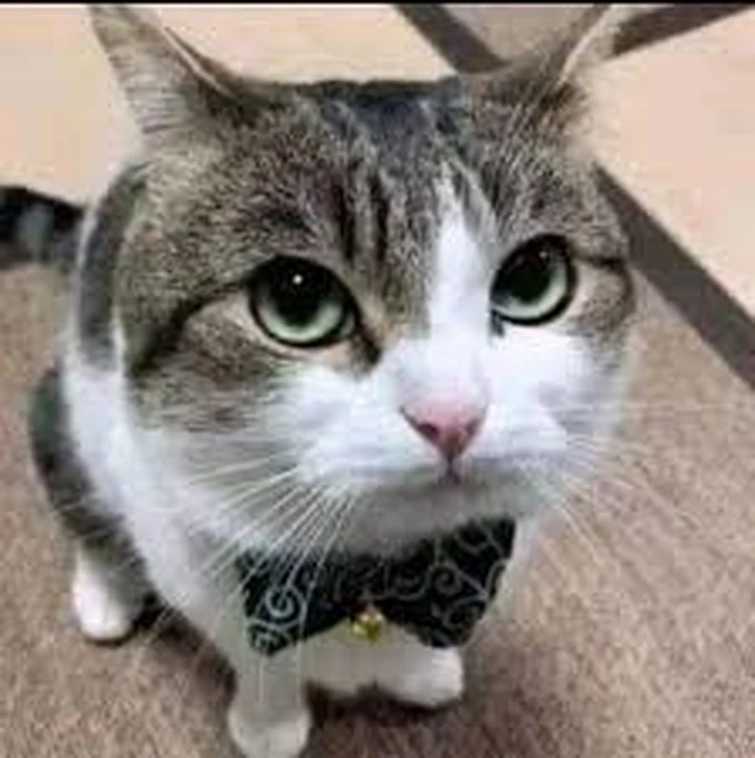
#> input picture 08/cat.png, 755 x 758 px
$ jupyter execute --allow-errors 01.ipynb   (older library calls are emulated)
#> lines starting #> are read from the running program, lines starting #| are printed output that depends on the picture; after the words box and inside, x2 and y2 are one past the last pixel; in counts of white or black regions, pixels touching at a corner belong together; long printed decimals are rounded
[cell 1]
import cv2
from skimage.feature import graycomatrix, graycoprops
import numpy as np
import matplotlib as plt

[cell 2]
# Baca citra biner (hasil segmentasi)
img = cv2.imread("cat.png", 0)
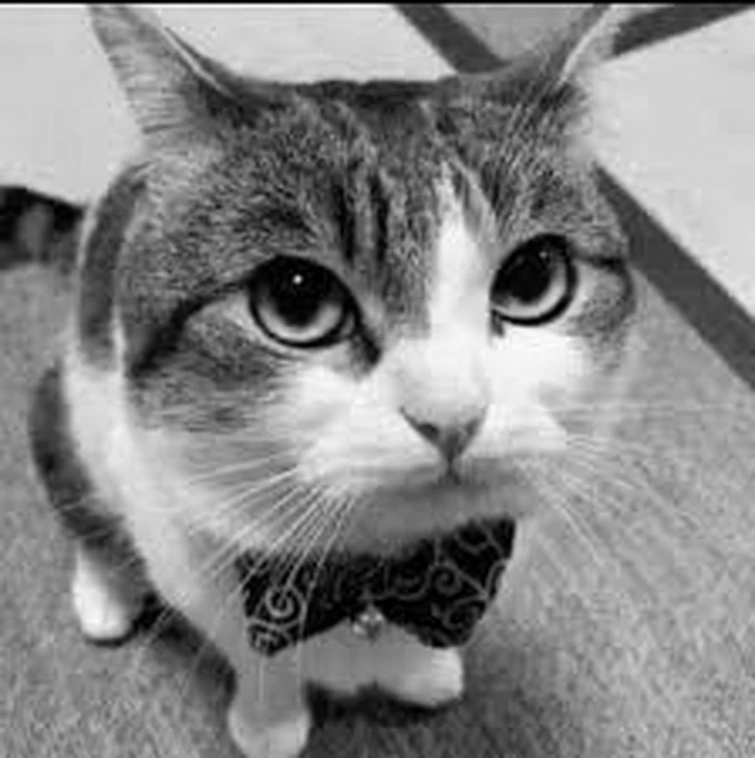
#> img: shape (758, 755); min 0, max 254, mean 134.4
_, thresh = cv2.threshold(img, 127, 255, cv2.THRESH_BINARY)
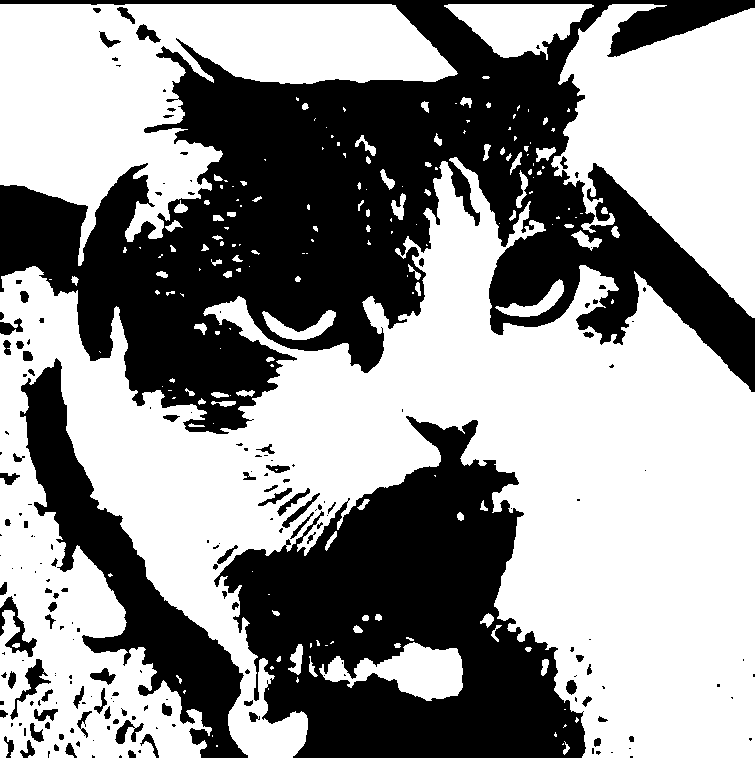
#> thresh: shape (758, 755); 58.1% white; 196 black regions (111 under 20 px)

# Temukan kontur
contours, _ = cv2.findContours(thresh, cv2.RETR_EXTERNAL, cv2.CHAIN_APPROX_SIMPLE)
#> contours = 182 contours, 122 with area under 20; largest, box (x1, y1, x2, y2) and area: (0, 157, 755, 758) 225104, (0, 4, 458, 266) 53824, (551, 4, 755, 318) 38049, (444, 4, 594, 60) 4716, (319, 642, 463, 701) 4162

for cnt in contours:
    area = cv2.contourArea(cnt)
    perimeter = cv2.arcLength(cnt, True)
    x, y, w, h = cv2.boundingRect(cnt)
    aspect_ratio = float(w) / h

    print(f"Luas: {area},Keliling: {perimeter}, Aspect Ratio: {aspect_ratio:.2f}")
#> this loop made 182 passes
#> (area, perimeter, x, y, w, h, aspect_ratio) on passes 3, 14, 15: (27, 33.8, 563, 741, 7, 14, 0.5), (74.5, 41.56, 541, 659, 8, 17, 0.471), (50.5, 52.04, 309, 656, 9, 21, 0.429)
#| Luas: 1.0,Keliling: 4.0, Aspect Ratio: 1.00
#| Luas: 0.5,Keliling: 3.414, Aspect Ratio: 1.00
#| Luas: 27.0,Keliling: 33.799, Aspect Ratio: 0.50
#| Luas: 0.0,Keliling: 2.0, Aspect Ratio: 0.50
#| Luas: 4.5,Keliling: 10.243, Aspect Ratio: 0.60
#| Luas: 2.5,Keliling: 9.071, Aspect Ratio: 1.00
#| Luas: 8.0,Keliling: 12.485, Aspect Ratio: 0.67
#| Luas: 0.0,Keliling: 2.0, Aspect Ratio: 2.00
#> (further printed lines are left out)

[cell 3]
# Hitung GLCM
glcm = graycomatrix(
    img, distances=[1], angles=[0], levels=256, symmetric=True, normed=True
)

# Ekstraksi properti tekstur
contrast = graycoprops(glcm, "contrast")[0, 0]
#> contrast = 22.57
homogeneity = graycoprops(glcm, "homogeneity")[0, 0]
#> homogeneity = 0.404
energy = graycoprops(glcm, "energy")[0, 0]
#> energy = 0.0327
correlation = graycoprops(glcm, "correlation")[0, 0]
#> correlation = 0.997

print(f"Contrast: {contrast:.2f}")
print(f"Homogeneity: {homogeneity:.2f}")
print(f"Energy: {energy:.2f}")
print(f"Correlation: {correlation:.2f}")

[cell 4]
# Baca Citra Warna
img = cv2.imread('cat.png')
#> img is the input picture: shape (758, 755, 3); mean B, G, R 126.6, 133.1, 141.8
img_rgb = cv2.cvtColor(img, cv2.COLOR_BGR2RGB)

#Rata-rata nilai warna per channel
mean_r = np.mean(img_rgb[:,:,0])
#> mean_r = 141.8
mean_g = np.mean(img_rgb[:,:,1])
#> mean_g = 133.1
mean_b = np.mean(img_rgb[:,:,2])
#> mean_b = 126.6

print(f'Rata-rata R: {mean_r:.2f}, G: {mean_g:.2f}, B: {mean_b:.2f}')

#Histogram Warna
colors = ('r','g','b')
#> (the rest of this cell did not finish here and is left out)
